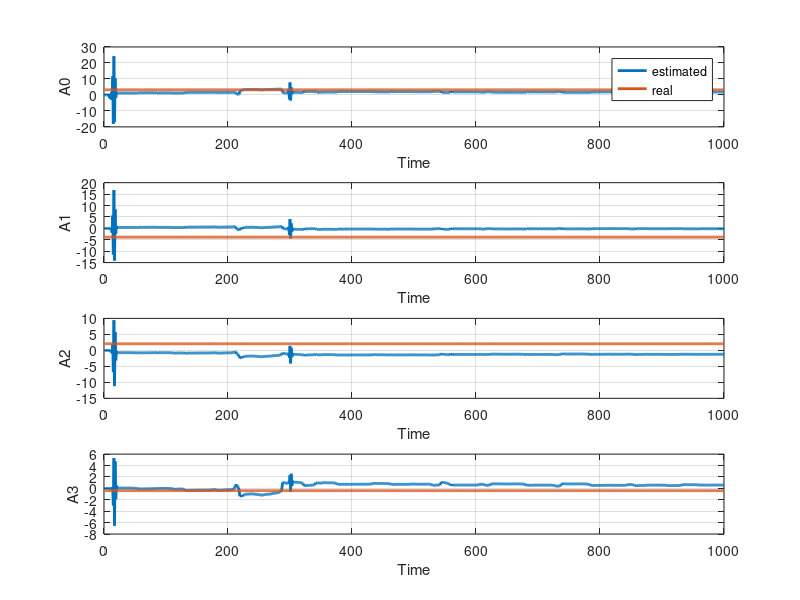
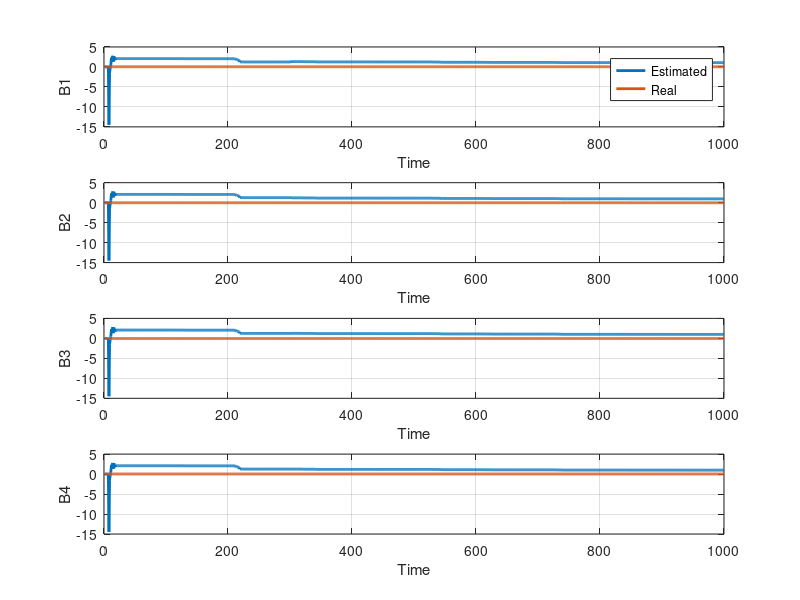
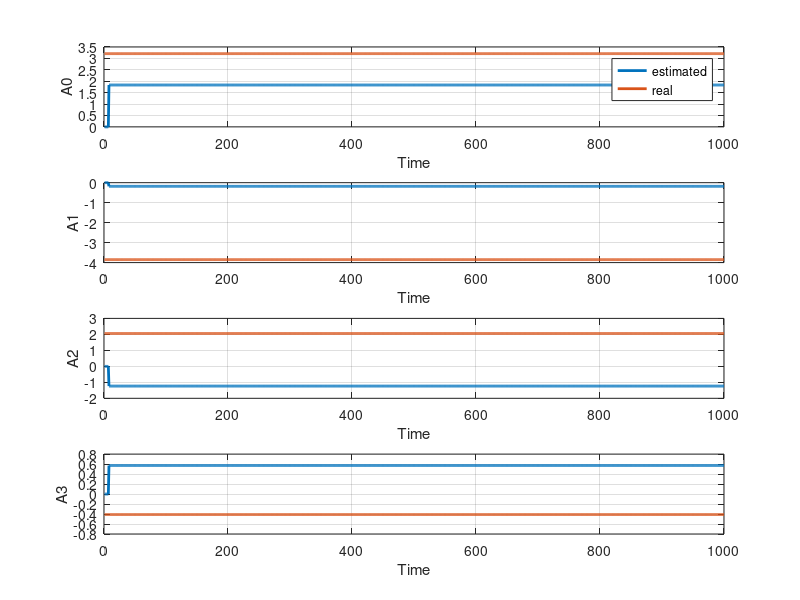
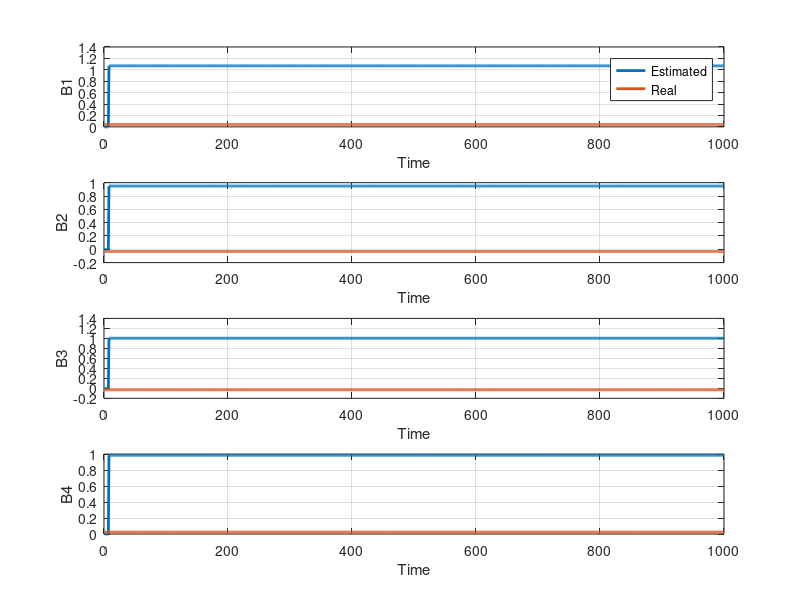

MATLAB code to generate these figures, in order:
clc; clear all; close all;
% a0 = 3.901483; a1 = -5.707852; a2 = 3.711206; a3 = -0.904837;
% b1 = 0.009853; b2 = -0.028870; b3 = 0.028204; b4 = -0.009187;
a0=3.207; a1=-3.853; a2=2.055; a3=-0.4107;
b1=0.04269; b2=-0.0332; b3=-0.03096; b4=0.02414;
max=1000;
Noise=0.7*wgn(max,1,1);
y=zeros(max,1);
u=zeros(max,1);
duration = 1000.0;
sampling_rate =1;
t1 = 0:1/sampling_rate:duration;
% u = sind( pi * t1);%+sind(5 * pi * t1)+sind(7 * pi * t1)+sind(3 * pi
% *t1); %sin wave input
% u = zeros(1,max); u(5) =1; % Impulse input
% u=randn(1,max);
% u=ones(1,max);u(1:2)=0; %step input
u(1:50, 1) = ones(50,1);
T=100;
for i=101:max
    u(i)=u(i-T);
end
for t=8:max
    y(t)=a0*y(t-1)+a1*y(t-2)+a2*y(t-3)+a3*y(t-4)+b1*u(t-1)+b2*u(t-2)+b3*u(t-3)+b4*u(t-4)+Noise(t);
end
mean(Noise);
P=100*eye(8);
theta=zeros(8,1);
a0e(1)=theta(1);
a1e(1)=theta(2);
a2e(1)=theta(3);
a3e(1)=theta(4);
b1e(1)=theta(5);
b2e(1)=theta(6);
b3e(1)=theta(7);
b4e(1)=theta(8);

gama=0.9;
alpha=0.01;
for i=8:max
    phiint=[y(i-1);y(i-2);y(i-3);y(i-4);u(i-1);u(i-2);u(i-3);u(i-4)];
   
%   P=inv(phiint'*phiint);
    theta=theta+P*phiint*(y(i)-transpose(phiint)*theta);
    P=gama/(alpha+transpose(phiint)*phiint);
    a0e(i)=theta(1);
    a1e(i)=theta(2);
    a2e(i)=theta(3);
    a3e(i)=theta(4);
    b1e(i)=theta(5);
    b2e(i)=theta(6);
    b3e(i)=theta(7);
    b4e(i)=theta(8);
end
    disp("PA:")
    disp(['a0: ', num2str(a0e(max))]);
    disp(['a1: ', num2str(a1e(max))]);
    disp(['a2: ', num2str(a2e(max))]);
    disp(['a3: ', num2str(a3e(max))]);
    disp(['b1: ', num2str(b1e(max))]);
    disp(['b2: ', num2str(b2e(max))]);
    disp(['b3: ', num2str(b3e(max))]);
    disp(['b4: ', num2str(b4e(max))]);

figure;
subplot(4,1,1)
plot(a0e, 'LineWidth', 2);
hold on;
plot(1:max, a0*ones(size(1:max)), 'LineWidth', 2);  
xlabel('Time');
ylabel(['A0']);
legend("estimated","real")
grid on;

subplot(4,1,2)
plot(a1e, 'LineWidth', 2);
hold on;
plot(1:max, a1*ones(size(1:max)), 'LineWidth', 2); 
xlabel('Time');
ylabel(['A1']);
grid on;

subplot(4,1,3)  
plot(a2e, 'LineWidth', 2);
hold on;
plot(1:max, a2*ones(size(1:max)), 'LineWidth', 2); 
xlabel('Time');
ylabel(['A2']);
grid on;

subplot(4,1,4)
plot(a3e, 'LineWidth', 2);
hold on;
plot(1:max, a3*ones(size(1:max)), 'LineWidth', 2);
xlabel('Time');
ylabel(['A3']);
grid on;

figure;
subplot(4,1,1)
plot(b1e, 'LineWidth', 2);
hold on;
plot(1:max, b1*ones(size(1:max)), 'LineWidth', 2); 
xlabel('Time');
ylabel('B1');
legend('Estimated', 'Real');
grid on;


subplot(4,1,2)
plot(b2e, 'LineWidth', 2);
hold on;
plot(1:max, b2*ones(size(1:max)), 'LineWidth', 2);
xlabel('Time');
ylabel(['B2']);
grid on;

subplot(4,1,3)
plot(b3e, 'LineWidth', 2);
hold on;
plot(1:max, b3*ones(size(1:max)), 'LineWidth', 2); 
xlabel('Time');
ylabel(['B3']);
grid on;

subplot(4,1,4)
plot(b4e, 'LineWidth', 2);
hold on;
plot(1:max, b4*ones(size(1:max)), 'LineWidth', 2);
xlabel('Time');
ylabel(['B4']);
grid on;

%%%%%%%%%%%%%%%%%%%%%%%%%%%%%%%%%%%%%%%%%%%%%%%%
%LMS

clear P;
gama=0.0000000001;
P=gama;
for i=8:max
    phiint=[y(i-1);y(i-2);y(i-3);y(i-4);u(i-1);u(i-2);u(i-3);u(i-4)];
    P=gama;
    theta=theta+P*phiint*(y(i)-phiint'*theta);
    a0e(i)=theta(1);
    a1e(i)=theta(2);
    a2e(i)=theta(3);
    a3e(i)=theta(4);
    b1e(i)=theta(5);
    b2e(i)=theta(6);
    b3e(i)=theta(7);
    b4e(i)=theta(8);
end
    disp("LMS:")
    disp(['a0: ', num2str(a0e(max))]);
    disp(['a1: ', num2str(a1e(max))]);
    disp(['a2: ', num2str(a2e(max))]);
    disp(['a3: ', num2str(a3e(max))]);
    disp(['b1: ', num2str(b1e(max))]);
    disp(['b2: ', num2str(b2e(max))]);
    disp(['b3: ', num2str(b3e(max))]);
    disp(['b4: ', num2str(b4e(max))]);

figure;
subplot(4,1,1)
plot(a0e, 'LineWidth', 2);
hold on;
plot(1:max, a0*ones(size(1:max)), 'LineWidth', 2);  
xlabel('Time');
ylabel(['A0']);
legend("estimated","real")
grid on;

subplot(4,1,2)
plot(a1e, 'LineWidth', 2);
hold on;
plot(1:max, a1*ones(size(1:max)), 'LineWidth', 2); 
xlabel('Time');
ylabel(['A1']);
grid on;

subplot(4,1,3)  
plot(a2e, 'LineWidth', 2);
hold on;
plot(1:max, a2*ones(size(1:max)), 'LineWidth', 2); 
xlabel('Time');
ylabel(['A2']);
grid on;

subplot(4,1,4)
plot(a3e, 'LineWidth', 2);
hold on;
plot(1:max, a3*ones(size(1:max)), 'LineWidth', 2);
xlabel('Time');
ylabel(['A3']);
grid on;

figure;
subplot(4,1,1)
plot(b1e, 'LineWidth', 2);
hold on;
plot(1:max, b1*ones(size(1:max)), 'LineWidth', 2); 
xlabel('Time');
ylabel('B1');
legend('Estimated', 'Real');
grid on;


subplot(4,1,2)
plot(b2e, 'LineWidth', 2);
hold on;
plot(1:max, b2*ones(size(1:max)), 'LineWidth', 2);
xlabel('Time');
ylabel(['B2']);
grid on;

subplot(4,1,3)
plot(b3e, 'LineWidth', 2);
hold on;
plot(1:max, b3*ones(size(1:max)), 'LineWidth', 2); 
xlabel('Time');
ylabel(['B3']);
grid on;

subplot(4,1,4)
plot(b4e, 'LineWidth', 2);
hold on;
plot(1:max, b4*ones(size(1:max)), 'LineWidth', 2);
xlabel('Time');
ylabel(['B4']);
grid on;
